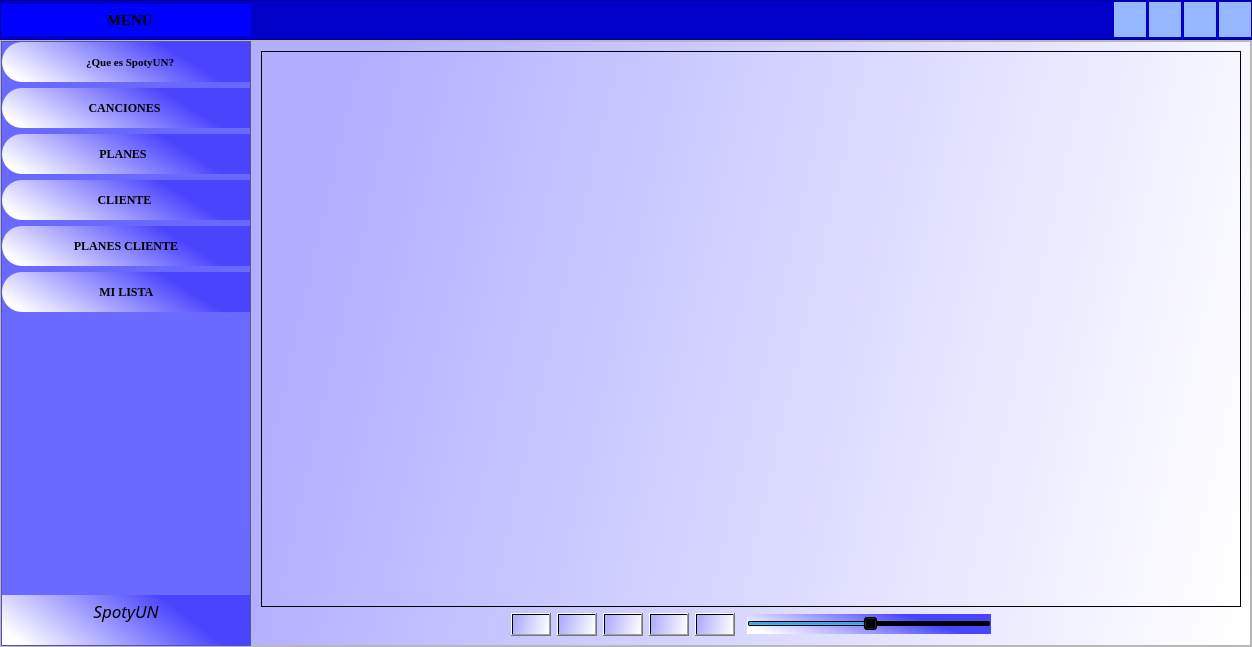
<?xml version="1.0" encoding="UTF-8"?>
<ui version="4.0">
 <class>MainWindow</class>
 <widget class="QMainWindow" name="MainWindow">
  <property name="geometry">
   <rect>
    <x>0</x>
    <y>0</y>
    <width>1252</width>
    <height>647</height>
   </rect>
  </property>
  <property name="windowTitle">
   <string>MainWindow</string>
  </property>
  <widget class="QWidget" name="centralwidget">
   <layout class="QVBoxLayout" name="verticalLayout">
    <property name="spacing">
     <number>0</number>
    </property>
    <property name="leftMargin">
     <number>0</number>
    </property>
    <property name="topMargin">
     <number>0</number>
    </property>
    <property name="rightMargin">
     <number>0</number>
    </property>
    <property name="bottomMargin">
     <number>0</number>
    </property>
    <item>
     <widget class="QFrame" name="frame_superior">
      <property name="minimumSize">
       <size>
        <width>0</width>
        <height>40</height>
       </size>
      </property>
      <property name="maximumSize">
       <size>
        <width>16777215</width>
        <height>40</height>
       </size>
      </property>
      <property name="styleSheet">
       <string notr="true">background-color:rgba(0, 0, 200)</string>
      </property>
      <property name="frameShape">
       <enum>QFrame::StyledPanel</enum>
      </property>
      <property name="frameShadow">
       <enum>QFrame::Raised</enum>
      </property>
      <layout class="QHBoxLayout" name="horizontalLayout_2">
       <property name="spacing">
        <number>3</number>
       </property>
       <property name="leftMargin">
        <number>0</number>
       </property>
       <property name="topMargin">
        <number>0</number>
       </property>
       <property name="rightMargin">
        <number>0</number>
       </property>
       <property name="bottomMargin">
        <number>0</number>
       </property>
       <item>
        <widget class="QPushButton" name="bt_menu">
         <property name="minimumSize">
          <size>
           <width>250</width>
           <height>32</height>
          </size>
         </property>
         <property name="font">
          <font>
           <family>Georgia</family>
           <pointsize>11</pointsize>
           <weight>75</weight>
           <bold>true</bold>
           <underline>false</underline>
           <strikeout>false</strikeout>
          </font>
         </property>
         <property name="styleSheet">
          <string notr="true">QPushButton{
border:0px;
background-color:rgba(0, 0, 255)
}

QPushButton:hover{
border: 5px solid #rgb(255, 255, 255);
background-color:rgb(255, 255, 255)
}</string>
         </property>
         <property name="text">
          <string>  MENU</string>
         </property>
         <property name="icon">
          <iconset>
           <normaloff>menus.png</normaloff>menus.png</iconset>
         </property>
         <property name="iconSize">
          <size>
           <width>32</width>
           <height>32</height>
          </size>
         </property>
        </widget>
       </item>
       <item>
        <spacer name="horizontalSpacer">
         <property name="orientation">
          <enum>Qt::Horizontal</enum>
         </property>
         <property name="sizeHint" stdset="0">
          <size>
           <width>872</width>
           <height>20</height>
          </size>
         </property>
        </spacer>
       </item>
       <item>
        <widget class="QPushButton" name="bt_ocultar">
         <property name="maximumSize">
          <size>
           <width>16777215</width>
           <height>35</height>
          </size>
         </property>
         <property name="styleSheet">
          <string notr="true">QPushButton{
border:0px;
background-color:rgb(149, 183, 255)
}

QPushButton:hover{
border: 5px solid #rgb(0, 0, 255);
background-color:rgb(0, 0, 255)
}</string>
         </property>
         <property name="text">
          <string/>
         </property>
         <property name="icon">
          <iconset>
           <normaloff>ocultarp.png</normaloff>ocultarp.png</iconset>
         </property>
         <property name="iconSize">
          <size>
           <width>32</width>
           <height>32</height>
          </size>
         </property>
        </widget>
       </item>
       <item>
        <widget class="QPushButton" name="bt_minimizar">
         <property name="maximumSize">
          <size>
           <width>16777215</width>
           <height>35</height>
          </size>
         </property>
         <property name="styleSheet">
          <string notr="true">QPushButton{
border:0px;
background-color:rgb(149, 183, 255)
}

QPushButton:hover{
border: 5px solid #rgb(0, 0, 255);
background-color:rgb(0, 0, 255)
}</string>
         </property>
         <property name="text">
          <string/>
         </property>
         <property name="icon">
          <iconset>
           <normaloff>minimizarp.png</normaloff>minimizarp.png</iconset>
         </property>
         <property name="iconSize">
          <size>
           <width>32</width>
           <height>32</height>
          </size>
         </property>
        </widget>
       </item>
       <item>
        <widget class="QPushButton" name="bt_maximizar">
         <property name="maximumSize">
          <size>
           <width>16777215</width>
           <height>35</height>
          </size>
         </property>
         <property name="styleSheet">
          <string notr="true">QPushButton{
border:0px;
background-color:rgb(149, 183, 255)
}

QPushButton:hover{
border: 5px solid #rgb(0, 0, 255);
background-color:rgb(0, 0, 255)
}</string>
         </property>
         <property name="text">
          <string/>
         </property>
         <property name="icon">
          <iconset>
           <normaloff>maximizarp.png</normaloff>maximizarp.png</iconset>
         </property>
         <property name="iconSize">
          <size>
           <width>32</width>
           <height>32</height>
          </size>
         </property>
        </widget>
       </item>
       <item>
        <widget class="QPushButton" name="bt_cerrar">
         <property name="maximumSize">
          <size>
           <width>16777215</width>
           <height>35</height>
          </size>
         </property>
         <property name="styleSheet">
          <string notr="true">QPushButton{
border:0px;
background-color:rgb(149, 183, 255)
}

QPushButton:hover{
border: 5px solid #rgb(165, 0, 0);
background-color:rgb(165, 0, 0)
}</string>
         </property>
         <property name="text">
          <string/>
         </property>
         <property name="icon">
          <iconset>
           <normaloff>cerrarp.png</normaloff>cerrarp.png</iconset>
         </property>
         <property name="iconSize">
          <size>
           <width>32</width>
           <height>32</height>
          </size>
         </property>
        </widget>
       </item>
      </layout>
     </widget>
    </item>
    <item>
     <widget class="QFrame" name="frame_inferior">
      <property name="frameShape">
       <enum>QFrame::StyledPanel</enum>
      </property>
      <property name="frameShadow">
       <enum>QFrame::Raised</enum>
      </property>
      <layout class="QHBoxLayout" name="horizontalLayout_3">
       <property name="spacing">
        <number>0</number>
       </property>
       <property name="leftMargin">
        <number>0</number>
       </property>
       <property name="topMargin">
        <number>0</number>
       </property>
       <property name="rightMargin">
        <number>0</number>
       </property>
       <property name="bottomMargin">
        <number>0</number>
       </property>
       <item>
        <widget class="QFrame" name="frame_lateral">
         <property name="minimumSize">
          <size>
           <width>250</width>
           <height>0</height>
          </size>
         </property>
         <property name="maximumSize">
          <size>
           <width>0</width>
           <height>16777215</height>
          </size>
         </property>
         <property name="styleSheet">
          <string notr="true">QFrame{
background-color:rgb(105, 105, 255)
}

QPushButton{
background:qlineargradient(spread:pad, x1:0.0695224, y1:0.943, x2:0.825871, y2:0.745, stop:0.00497512 rgba(255, 255, 255, 255), stop:1 rgba(74, 68, 255, 255));
border-top-left-radius: 20px;
border-bottom-left-radius: 20px;

font 75 12pt &quot;Arial Narrow&quot;;
}

QPushButton:hover{
background-color:rgb(255, 255, 255);
border-top-left-radius: 20px;
border-bottom-left-radius: 20px;
font 75 12pt &quot;Arial Narrow&quot;;
}</string>
         </property>
         <property name="frameShape">
          <enum>QFrame::StyledPanel</enum>
         </property>
         <property name="frameShadow">
          <enum>QFrame::Raised</enum>
         </property>
         <layout class="QVBoxLayout" name="verticalLayout_2">
          <property name="spacing">
           <number>6</number>
          </property>
          <property name="leftMargin">
           <number>0</number>
          </property>
          <property name="topMargin">
           <number>0</number>
          </property>
          <property name="rightMargin">
           <number>0</number>
          </property>
          <property name="bottomMargin">
           <number>0</number>
          </property>
          <item>
           <widget class="QPushButton" name="bt_inicio">
            <property name="minimumSize">
             <size>
              <width>0</width>
              <height>40</height>
             </size>
            </property>
            <property name="font">
             <font>
              <family>Georgia</family>
              <pointsize>8</pointsize>
              <weight>75</weight>
              <bold>true</bold>
             </font>
            </property>
            <property name="layoutDirection">
             <enum>Qt::LeftToRight</enum>
            </property>
            <property name="text">
             <string>   ¿Que es SpotyUN?</string>
            </property>
            <property name="icon">
             <iconset>
              <normaloff>Inicio.png</normaloff>Inicio.png</iconset>
            </property>
            <property name="iconSize">
             <size>
              <width>32</width>
              <height>32</height>
             </size>
            </property>
           </widget>
          </item>
          <item>
           <widget class="QPushButton" name="bt_canciones">
            <property name="minimumSize">
             <size>
              <width>200</width>
              <height>40</height>
             </size>
            </property>
            <property name="font">
             <font>
              <family>Georgia</family>
              <weight>75</weight>
              <italic>false</italic>
              <bold>true</bold>
              <underline>false</underline>
              <strikeout>false</strikeout>
              <kerning>true</kerning>
             </font>
            </property>
            <property name="layoutDirection">
             <enum>Qt::RightToLeft</enum>
            </property>
            <property name="text">
             <string>  CANCIONES   </string>
            </property>
            <property name="icon">
             <iconset>
              <normaloff>musica.png</normaloff>musica.png</iconset>
            </property>
            <property name="iconSize">
             <size>
              <width>32</width>
              <height>32</height>
             </size>
            </property>
           </widget>
          </item>
          <item>
           <widget class="QPushButton" name="bt_planes">
            <property name="minimumSize">
             <size>
              <width>0</width>
              <height>40</height>
             </size>
            </property>
            <property name="font">
             <font>
              <family>Georgia</family>
              <weight>75</weight>
              <bold>true</bold>
             </font>
            </property>
            <property name="layoutDirection">
             <enum>Qt::LeftToRight</enum>
            </property>
            <property name="autoFillBackground">
             <bool>false</bool>
            </property>
            <property name="text">
             <string>  PLANES    </string>
            </property>
            <property name="icon">
             <iconset>
              <normaloff>coin.png</normaloff>coin.png</iconset>
            </property>
            <property name="iconSize">
             <size>
              <width>32</width>
              <height>32</height>
             </size>
            </property>
           </widget>
          </item>
          <item>
           <widget class="QPushButton" name="bt_cliente">
            <property name="minimumSize">
             <size>
              <width>0</width>
              <height>40</height>
             </size>
            </property>
            <property name="font">
             <font>
              <family>Georgia</family>
              <weight>75</weight>
              <bold>true</bold>
             </font>
            </property>
            <property name="layoutDirection">
             <enum>Qt::RightToLeft</enum>
            </property>
            <property name="text">
             <string>  CLIENTE   </string>
            </property>
            <property name="icon">
             <iconset>
              <normaloff>usuario.png</normaloff>usuario.png</iconset>
            </property>
            <property name="iconSize">
             <size>
              <width>32</width>
              <height>32</height>
             </size>
            </property>
           </widget>
          </item>
          <item>
           <widget class="QPushButton" name="bt_pp_cliente">
            <property name="minimumSize">
             <size>
              <width>0</width>
              <height>40</height>
             </size>
            </property>
            <property name="font">
             <font>
              <family>Georgia</family>
              <weight>75</weight>
              <bold>true</bold>
             </font>
            </property>
            <property name="layoutDirection">
             <enum>Qt::LeftToRight</enum>
            </property>
            <property name="text">
             <string>   PLANES CLIENTE   </string>
            </property>
            <property name="icon">
             <iconset>
              <normaloff>mas.png</normaloff>mas.png</iconset>
            </property>
            <property name="iconSize">
             <size>
              <width>32</width>
              <height>32</height>
             </size>
            </property>
           </widget>
          </item>
          <item>
           <widget class="QPushButton" name="bt_listas">
            <property name="minimumSize">
             <size>
              <width>0</width>
              <height>40</height>
             </size>
            </property>
            <property name="font">
             <font>
              <family>Georgia</family>
              <weight>75</weight>
              <bold>true</bold>
             </font>
            </property>
            <property name="layoutDirection">
             <enum>Qt::RightToLeft</enum>
            </property>
            <property name="text">
             <string>  MI LISTA  </string>
            </property>
            <property name="icon">
             <iconset>
              <normaloff>play.png</normaloff>play.png</iconset>
            </property>
            <property name="iconSize">
             <size>
              <width>32</width>
              <height>32</height>
             </size>
            </property>
           </widget>
          </item>
          <item>
           <spacer name="verticalSpacer">
            <property name="orientation">
             <enum>Qt::Vertical</enum>
            </property>
            <property name="sizeHint" stdset="0">
             <size>
              <width>20</width>
              <height>268</height>
             </size>
            </property>
           </spacer>
          </item>
          <item>
           <widget class="QLabel" name="label_program">
            <property name="minimumSize">
             <size>
              <width>0</width>
              <height>50</height>
             </size>
            </property>
            <property name="font">
             <font>
              <family>Baskerville Old Face</family>
              <pointsize>24</pointsize>
              <weight>50</weight>
              <bold>false</bold>
             </font>
            </property>
            <property name="styleSheet">
             <string notr="true">background:qlineargradient(spread:pad, x1:0.0695224, y1:0.943, x2:0.825871, y2:0.745, stop:0.00497512 rgba(255, 255, 255, 255), stop:1 rgba(73, 69, 255, 255))</string>
            </property>
            <property name="text">
             <string>&lt;html&gt;&lt;head/&gt;&lt;body&gt;&lt;p align=&quot;center&quot;&gt;&lt;span style=&quot; font-size:20pt; font-style:italic; color:#000000; vertical-align:super;&quot;&gt;SpotyUN&lt;/span&gt;&lt;/p&gt;&lt;/body&gt;&lt;/html&gt;</string>
            </property>
            <property name="scaledContents">
             <bool>false</bool>
            </property>
            <property name="alignment">
             <set>Qt::AlignCenter</set>
            </property>
           </widget>
          </item>
         </layout>
        </widget>
       </item>
       <item>
        <widget class="QFrame" name="frame_contenedor">
         <property name="minimumSize">
          <size>
           <width>1000</width>
           <height>0</height>
          </size>
         </property>
         <property name="frameShape">
          <enum>QFrame::StyledPanel</enum>
         </property>
         <property name="frameShadow">
          <enum>QFrame::Raised</enum>
         </property>
         <layout class="QHBoxLayout" name="horizontalLayout">
          <property name="spacing">
           <number>0</number>
          </property>
          <property name="leftMargin">
           <number>0</number>
          </property>
          <property name="topMargin">
           <number>0</number>
          </property>
          <property name="rightMargin">
           <number>0</number>
          </property>
          <property name="bottomMargin">
           <number>0</number>
          </property>
          <item>
           <widget class="QStackedWidget" name="stackedWidget">
            <property name="minimumSize">
             <size>
              <width>0</width>
              <height>0</height>
             </size>
            </property>
            <property name="styleSheet">
             <string notr="true">background:qlineargradient(spread:pad, x1:1, y1:0.892, x2:0, y2:0.761136, stop:0 rgba(255, 255, 255, 255), stop:1 rgba(177, 175, 255, 255))</string>
            </property>
            <property name="currentIndex">
             <number>1</number>
            </property>
            <widget class="QWidget" name="page_inicio">
             <layout class="QVBoxLayout" name="verticalLayout_7">
              <item>
               <widget class="QLabel" name="label">
                <property name="text">
                 <string>Tempor voluptate ullamco consectetur magna sunt duis sint qui non anim elit. Amet officia laboris minim elit qui ad Lorem quis laborum consequat id in eu deserunt. Nisi aute cupidatat culpa aute deserunt pariatur.

Pariatur cillum culpa nostrud proident quis id reprehenderit eu aute voluptate. Ullamco sunt occaecat nisi exercitation culpa enim in non dolor. Dolore aliqua aliqua mollit laboris voluptate.</string>
                </property>
               </widget>
              </item>
             </layout>
            </widget>
            <widget class="QWidget" name="page">
             <layout class="QGridLayout" name="gridLayout">
              <item row="1" column="2">
               <widget class="QPushButton" name="bt_reproducir">
                <property name="text">
                 <string/>
                </property>
                <property name="icon">
                 <iconset>
                  <normaloff>play.png</normaloff>play.png</iconset>
                </property>
                <property name="iconSize">
                 <size>
                  <width>28</width>
                  <height>28</height>
                 </size>
                </property>
               </widget>
              </item>
              <item row="1" column="0">
               <spacer name="horizontalSpacer_2">
                <property name="orientation">
                 <enum>Qt::Horizontal</enum>
                </property>
                <property name="sizeHint" stdset="0">
                 <size>
                  <width>40</width>
                  <height>20</height>
                 </size>
                </property>
               </spacer>
              </item>
              <item row="0" column="0" colspan="9">
               <widget class="QTableView" name="table_canciones"/>
              </item>
              <item row="1" column="7">
               <widget class="QSlider" name="volumen">
                <property name="minimumSize">
                 <size>
                  <width>0</width>
                  <height>20</height>
                 </size>
                </property>
                <property name="styleSheet">
                 <string notr="true">background:qlineargradient(spread:pad, x1:0.0695224, y1:0.943, x2:0.825871, y2:0.745, stop:0.00497512 rgba(255, 255, 255, 255), stop:1 rgba(73, 69, 255, 255))</string>
                </property>
                <property name="sliderPosition">
                 <number>50</number>
                </property>
                <property name="orientation">
                 <enum>Qt::Horizontal</enum>
                </property>
               </widget>
              </item>
              <item row="1" column="3">
               <widget class="QPushButton" name="bt_pausar">
                <property name="text">
                 <string/>
                </property>
                <property name="icon">
                 <iconset>
                  <normaloff>pausar.png</normaloff>pausar.png</iconset>
                </property>
                <property name="iconSize">
                 <size>
                  <width>28</width>
                  <height>28</height>
                 </size>
                </property>
               </widget>
              </item>
              <item row="1" column="1">
               <widget class="QPushButton" name="bt_canciones_2">
                <property name="text">
                 <string/>
                </property>
                <property name="icon">
                 <iconset>
                  <normaloff>buscarc.png</normaloff>buscarc.png</iconset>
                </property>
                <property name="iconSize">
                 <size>
                  <width>28</width>
                  <height>28</height>
                 </size>
                </property>
               </widget>
              </item>
              <item row="1" column="5">
               <widget class="QPushButton" name="bt_detener">
                <property name="text">
                 <string/>
                </property>
                <property name="icon">
                 <iconset>
                  <normaloff>detener.png</normaloff>detener.png</iconset>
                </property>
                <property name="iconSize">
                 <size>
                  <width>28</width>
                  <height>28</height>
                 </size>
                </property>
               </widget>
              </item>
              <item row="1" column="8">
               <spacer name="horizontalSpacer_3">
                <property name="orientation">
                 <enum>Qt::Horizontal</enum>
                </property>
                <property name="sizeHint" stdset="0">
                 <size>
                  <width>235</width>
                  <height>20</height>
                 </size>
                </property>
               </spacer>
              </item>
              <item row="1" column="4">
               <widget class="QPushButton" name="bt_reanudar">
                <property name="text">
                 <string/>
                </property>
                <property name="icon">
                 <iconset>
                  <normaloff>reanudar.png</normaloff>reanudar.png</iconset>
                </property>
                <property name="iconSize">
                 <size>
                  <width>28</width>
                  <height>28</height>
                 </size>
                </property>
               </widget>
              </item>
             </layout>
            </widget>
            <widget class="QWidget" name="page_1">
             <layout class="QVBoxLayout" name="verticalLayout_6">
              <item>
               <widget class="QPushButton" name="p_planes">
                <property name="styleSheet">
                 <string notr="true">background-color:rgb(0, 0, 127)</string>
                </property>
                <property name="text">
                 <string>Planes</string>
                </property>
               </widget>
              </item>
             </layout>
            </widget>
            <widget class="QWidget" name="page_2">
             <layout class="QVBoxLayout" name="verticalLayout_3">
              <item>
               <widget class="QPushButton" name="p_clientes">
                <property name="styleSheet">
                 <string notr="true">background-color:rgb(0, 255, 255)</string>
                </property>
                <property name="text">
                 <string>Cliente</string>
                </property>
               </widget>
              </item>
             </layout>
            </widget>
            <widget class="QWidget" name="page_3">
             <layout class="QVBoxLayout" name="verticalLayout_8">
              <item>
               <widget class="QPushButton" name="p_pp_clientes">
                <property name="styleSheet">
                 <string notr="true">background-color:rgb(0, 170, 255)</string>
                </property>
                <property name="text">
                 <string>Planes cliente</string>
                </property>
               </widget>
              </item>
             </layout>
            </widget>
            <widget class="QWidget" name="page_4">
             <layout class="QVBoxLayout" name="verticalLayout_5">
              <item>
               <widget class="QPushButton" name="p_listas">
                <property name="styleSheet">
                 <string notr="true">background-color:rgb(170, 85, 255)</string>
                </property>
                <property name="text">
                 <string>Mi lista</string>
                </property>
               </widget>
              </item>
             </layout>
            </widget>
           </widget>
          </item>
         </layout>
        </widget>
       </item>
      </layout>
     </widget>
    </item>
   </layout>
  </widget>
 </widget>
 <resources/>
 <connections/>
</ui>
